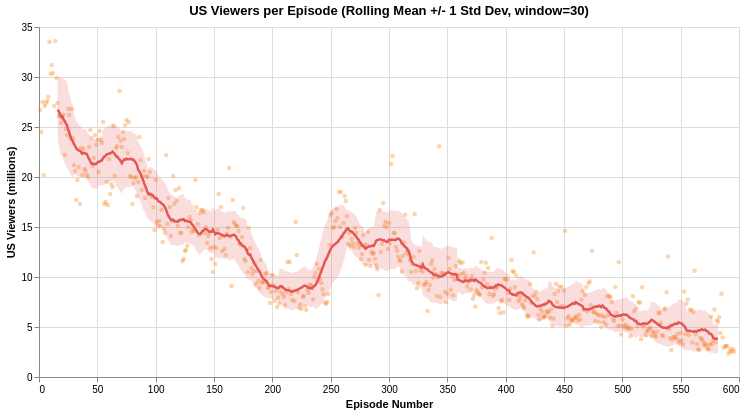

Notebook source saved alongside this figure:
### Markdown cell above
### Q2: Design Iterations

### Code cell
# Scatter per episode + rolling mean with confidence band
window = 30

df_sorted_v = df.sort_values("number_in_series").copy()
df_sorted_v["rolling_mean_v"] = (
    df_sorted_v["us_viewers_in_millions"].rolling(window, center=True).mean()
)
df_sorted_v["rolling_std_v"] = (
    df_sorted_v["us_viewers_in_millions"].rolling(window, center=True).std()
)
df_sorted_v["rolling_upper_v"] = (
    df_sorted_v["rolling_mean_v"] + df_sorted_v["rolling_std_v"]
)
df_sorted_v["rolling_lower_v"] = (
    df_sorted_v["rolling_mean_v"] - df_sorted_v["rolling_std_v"]
)

q2_roll_dots = (
    alt.Chart(df_sorted_v)
    .mark_circle(size=20, opacity=0.35)
    .encode(
        x=alt.X("number_in_series:Q", title="Episode Number"),
        y=alt.Y("us_viewers_in_millions:Q", title="US Viewers (millions)"),
        color=alt.value("#f58518"),
        tooltip=[
            "title:N",
            "season:O",
            "number_in_season:O",
            "us_viewers_in_millions:Q",
        ],
    )
)

q2_roll_band = (
    alt.Chart(df_sorted_v)
    .mark_area(opacity=0.2, color="#e45756")
    .encode(
        x=alt.X("number_in_series:Q"),
        y=alt.Y("rolling_lower_v:Q"),
        y2=alt.Y2("rolling_upper_v:Q"),
    )
)

q2_roll_line = (
    alt.Chart(df_sorted_v)
    .mark_line(color="#e45756", strokeWidth=2.5)
    .encode(
        x=alt.X("number_in_series:Q"),
        y=alt.Y("rolling_mean_v:Q"),
    )
)

(q2_roll_dots + q2_roll_band + q2_roll_line).properties(
    width=700,
    height=350,
    title="US Viewers per Episode (Rolling Mean +/- 1 Std Dev, window=30)",
)

### Figure 1 — Vega-Lite specification as saved in the notebook (floating-point values rounded to 4 significant figures; data arrays with more than 128 entries replaced by an {"elided": "..."} marker saying what was removed)
{"config": {"view": {"continuousWidth": 300, "continuousHeight": 300}}, "layer": [{"mark": {"type": "circle", "opacity": 0.35, "size": 20}, "encoding": {"color": {"value": "#f58518"}, "tooltip": [{"field": "title", "type": "nominal"}, {"field": "season", "type": "ordinal"}, {"field": "number_in_season", "type": "ordinal"}, {"field": "us_viewers_in_millions", "type": "quantitative"}], "x": {"field": "number_in_series", "title": "Episode Number", "type": "quantitative"}, "y": {"field": "us_viewers_in_millions", "title": "US Viewers (millions)", "type": "quantitative"}}}, {"mark": {"type": "area", "color": "#e45756", "opacity": 0.2}, "encoding": {"x": {"field": "number_in_series", "type": "quantitative"}, "y": {"field": "rolling_lower_v", "type": "quantitative"}, "y2": {"field": "rolling_upper_v"}}}, {"mark": {"type": "line", "color": "#e45756", "strokeWidth": 2.5}, "encoding": {"x": {"field": "number_in_series", "type": "quantitative"}, "y": {"field": "rolling_mean_v", "type": "quantitative"}}}], "data": {"name": "data-dd651f7cc63f38409e03d44bc142f56d"}, "height": 350, "title": "US Viewers per Episode (Rolling Mean +/- 1 Std Dev, window=30)", "width": 700, "$schema": "https://vega.github.io/schema/vega-lite/v6.1.0.json", "datasets": {"data-dd651f7cc63f38409e03d44bc142f56d": {"elided": "596 records"}}}
